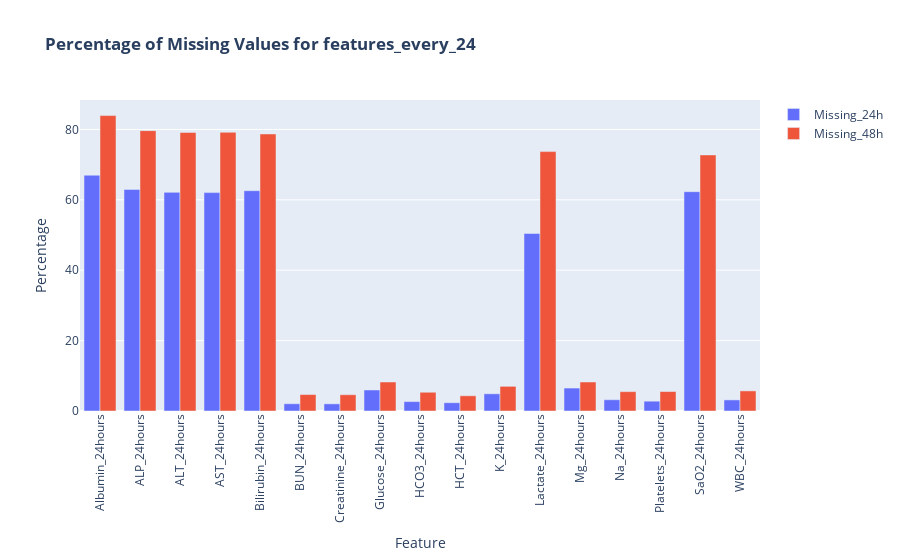

The notebook cell this image was saved under:
### Markdown cell above
as there are lot of NaN in the new generated columns we analyze them by groups in order to improve

### Code cell
#analyzing the features_every_24 to see missing values::

features_48 = [col for col in final_result.columns if '48hours' in col]
features_24 = [col for col in final_result.columns if '24hours' in col]
# Calculate the total number of values for each mean feature
# Calculate the percentages of missing values for each feature at 24 hours
missing_24 = final_result[features_24].isna().mean() * 100

# Calculate the percentages of missing values for each feature at 48 hours
missing_48 = final_result[features_48].isna().mean() * 100

# Combine the results into a single DataFrame
missing_combined = pd.DataFrame({
    'Feature': missing_24.index,
    'Missing_24h': missing_24.values,
    'Missing_48h': missing_48.values
})

# Create a bar chart
fig = go.Figure(data=[
    go.Bar(name='Missing_24h', x=missing_combined['Feature'], y=missing_combined['Missing_24h']),
    go.Bar(name='Missing_48h', x=missing_combined['Feature'], y=missing_combined['Missing_48h'])
])

# Customize the chart layout
fig.update_layout(
    title='<b>Percentage of Missing Values for features_every_24</b>',
    xaxis_title='Feature',
    yaxis_title='Percentage',
    xaxis_tickangle=-90,
    barmode='group'  # Group the bars
)

# Show the chart
fig.show()

### Figure 1 — Plotly figure (JSON) as saved in the notebook; plotly's stock layout.template omitted (floating-point values rounded to 4 significant figures)
{"data": [{"name": "Missing_24h", "type": "bar", "x": ["Albumin_24hours", "ALP_24hours", "ALT_24hours", "AST_24hours", "Bilirubin_24hours", "BUN_24hours", "Creatinine_24hours", "Glucose_24hours", "HCO3_24hours", "HCT_24hours", "K_24hours", "Lactate_24hours", "Mg_24hours", "Na_24hours", "Platelets_24hours", "SaO2_24hours", "WBC_24hours"], "y": [67, 62.96, 62.12, 62.05, 62.6, 2.062, 2.038, 5.975, 2.675, 2.35, 4.888, 50.44, 6.525, 3.2, 2.788, 62.31, 3.15]}, {"name": "Missing_48h", "type": "bar", "x": ["Albumin_24hours", "ALP_24hours", "ALT_24hours", "AST_24hours", "Bilirubin_24hours", "BUN_24hours", "Creatinine_24hours", "Glucose_24hours", "HCO3_24hours", "HCT_24hours", "K_24hours", "Lactate_24hours", "Mg_24hours", "Na_24hours", "Platelets_24hours", "SaO2_24hours", "WBC_24hours"], "y": [83.95, 79.66, 79.16, 79.19, 78.71, 4.675, 4.625, 8.238, 5.325, 4.325, 7.013, 73.71, 8.238, 5.5, 5.525, 72.76, 5.713]}], "layout": {"barmode": "group", "title": {"text": "<b>Percentage of Missing Values for features_every_24</b>"}, "xaxis": {"tickangle": -90, "title": {"text": "Feature"}}, "yaxis": {"title": {"text": "Percentage"}}}}
